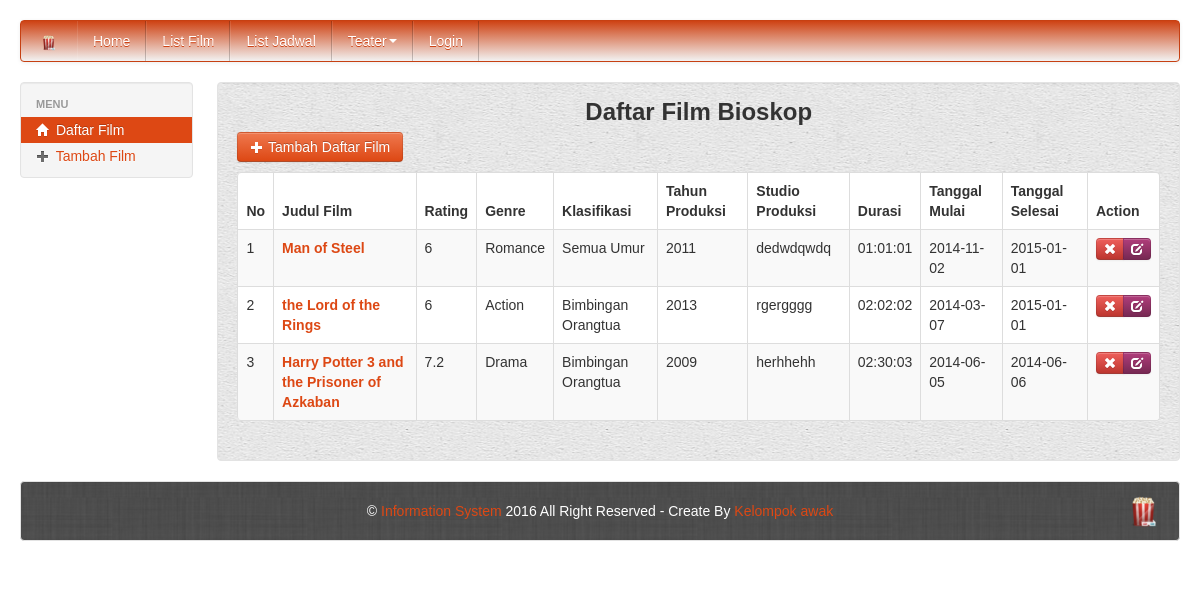
Page /film_index.php on the committed database.
### tables this page shows
CREATE TABLE IF NOT EXISTS `film` (
  `id_film` int(11) NOT NULL,
  `judul_film` varchar(64) NOT NULL,
  `rating` float NOT NULL,
  `kode_genre` int(11) NOT NULL,
  `kode_klasifikasi_film` int(11) NOT NULL,
  `tahun_produksi` year(4) NOT NULL,
  `studio_produksi` varchar(32) NOT NULL,
  `durasi` time NOT NULL,
  `tanggal_mulai` date NOT NULL,
  `tanggal_selesai` date NOT NULL,
  `image` varchar(128) NOT NULL,
  `harga` int(11) NOT NULL,
  PRIMARY KEY (`id_film`),
  KEY `klasifikasi_film_film_fk` (`kode_klasifikasi_film`),
  KEY `genre_film_fk` (`kode_genre`)
);

CREATE TABLE IF NOT EXISTS `genre` (
  `kode_genre` int(11) NOT NULL,
  `nama_genre` varchar(32) NOT NULL,
  PRIMARY KEY (`kode_genre`)
);

CREATE TABLE IF NOT EXISTS `klasifikasi_film` (
  `kode_klasifikasi_film` int(11) NOT NULL,
  `nama_klasifikasi` varchar(32) NOT NULL,
  `Inisial_klasifikasi` varchar(32) NOT NULL,
  PRIMARY KEY (`kode_klasifikasi_film`)
);

### film_index.php (the view, shortened to what this page needs)
<!DOCTYPE html>
<html>
<head>
<link rel='stylesheet' type='text/css' href='bootstrap/bootstrap.css'/>
<link rel='stylesheet' type='text/css' href='bootstrap/megasoft.css'/>
<body>
<div class='container-fluid' style='margin-top:20px;'>
	<?PHP include("inc/navbar.php"); ?>
	<div class='row-fluid'>
	<div class='span2'>
		<div class="well" style="padding: 8px 0;">
			<ul class="nav nav-list">
			  <li class="nav-header">Menu</li>
			  <li class='active'><a href="film_index.php"><i class="icon icon-home"></i> Daftar Film</a></li>
			  <li><a href="film_create.php"><i class="icon icon-plus"></i> Tambah Film</a></li>
			</ul>
		</div>
	</div>
	<div class='span10'>
	<div class='well' style='background:url(<?PHP echo "bootstrap/body8.png"; ?>) fixed center;'>
		<center style="font-size:24px"><b>Daftar Film Bioskop</b></center>
		<p style='margin-top:10px'>
		<a href='film_create.php' class='btn btn-primary'><i class='icon icon-white icon-plus'></i> Tambah Daftar Film</a>
		<table style='margin-top:10px;background:white' class="table table-bordered table-striped table-hover">
                  <thead>
                    <tr>
                      <th>No</th>
					  <th>Judul Film</th>
					  <th>Rating</th>
					  <th>Genre</th>
					  <th>Klasifikasi</th>
					  <th>Tahun Produksi</th>
					  <th>Studio Produksi</th>
					  <th>Durasi</th>
					  <th>Tanggal Mulai</th>
					  <th>Tanggal Selesai</th>
					  <th>Action</th>
                    </tr>
                  </thead>
                  <tbody>
				  <?PHP
					$sql_film = mysql_query("select * from film join genre on film.kode_genre=genre.kode_genre join klasifikasi_film on film.kode_klasifikasi_film=klasifikasi_film.kode_klasifikasi_film order by id_film");
					$no = 1;
					while($data_film =  mysql_fetch_array($sql_film)){
					$dt_id = $data_film['id_film'];
					$dt_judul = $data_film['judul_film'];
					$dt_rating = $data_film['rating'];
					$dt_genre = $data_film['nama_genre'];
					$dt_klas = $data_film['nama_klasifikasi'];
					$dt_thn = $data_film['tahun_produksi'];
					$dt_studio = $data_film['studio_produksi'];
					$dt_durasi = $data_film['durasi'];
					$dt_tgmulai = $data_film['tanggal_mulai'];
					$dt_tgselesai = $data_film['tanggal_selesai'];
				  ?>
				  <tr>
					  <td><?PHP echo "$no" ?></td>
					  <td><?PHP echo "<b><a href='film_detail.php?kode=$dt_id'>$dt_judul</a></b>" ?></td>
					  <td><?PHP echo "$dt_rating" ?></td>
					  <td><?PHP echo "$dt_genre" ?></td>
					  <td><?PHP echo "$dt_klas" ?></td>
					  <td><?PHP echo "$dt_thn" ?></td>
					  <td><?PHP echo "$dt_studio" ?></td>
					  <td><?PHP echo "$dt_durasi" ?></td>
					  <td><?PHP echo "$dt_tgmulai" ?></td>
					  <td><?PHP echo "$dt_tgselesai" ?></td>
					  <td>
					  <div class='btn-group'>
					  <a href="film_delete.php?id_film=<?PHP echo $dt_id; ?>" onclick="return confirm('Anda yakin menghapus film <?php echo "$dt_judul" ?>?')" class="btn btn-mini btn-danger tipsy-kiri-atas" title='hapus film'> <i class="icon-remove icon-white"></i> </a>
					  <a href="film_edit.php?id_film=<?PHP echo $dt_id; ?>" class="btn btn-mini btn-info tipsy-kiri-atas" title='Edit data film'> <i class="icon-edit icon-white"></i> </a>
					  </div>
					  </td>
				  </tr>
				  <?PHP
				  $no++;
				  }
				  ?>
                  </tbody>
            </table>
	</div>
	</div>
	<?PHP include("inc/footer.php"); ?>
</div>
</div>
</body>
</html>

### rows in the picture
film: judul_film "Man of Steel", rating "6", kode_genre.nama_genre "Romance", kode_klasifikasi_film.nama_klasifikasi "Semua Umur", tahun_produksi "2011", studio_produksi "dedwdqwdq", durasi "01:01:01", tanggal_mulai "2014-11-02", tanggal_selesai "2015-01-01"
film: judul_film "the Lord of the Rings", rating "6", kode_genre.nama_genre "Action", kode_klasifikasi_film.nama_klasifikasi "Bimbingan Orangtua", tahun_produksi "2013", studio_produksi "rgergggg", durasi "02:02:02", tanggal_mulai "2014-03-07", tanggal_selesai "2015-01-01"
film: judul_film "Harry Potter 3 and the Prisoner of Azkaban", rating "7.2", kode_genre.nama_genre "Drama", kode_klasifikasi_film.nama_klasifikasi "Bimbingan Orangtua", tahun_produksi "2009", studio_produksi "herhhehh", durasi "02:30:03", tanggal_mulai "2014-06-05", tanggal_selesai "2014-06-06"
